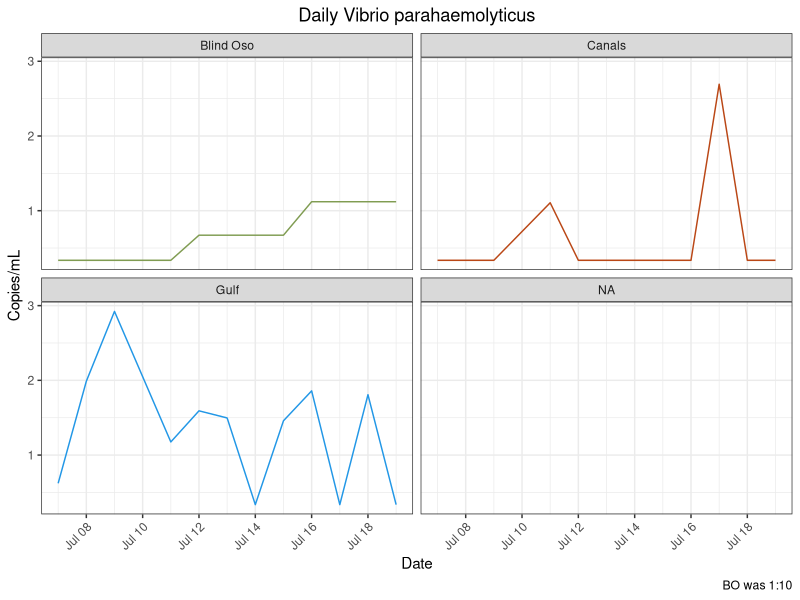
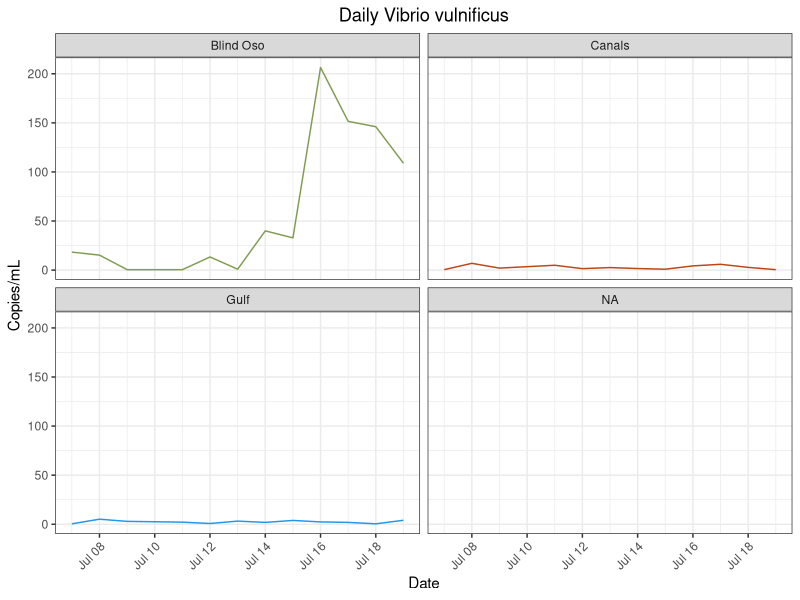
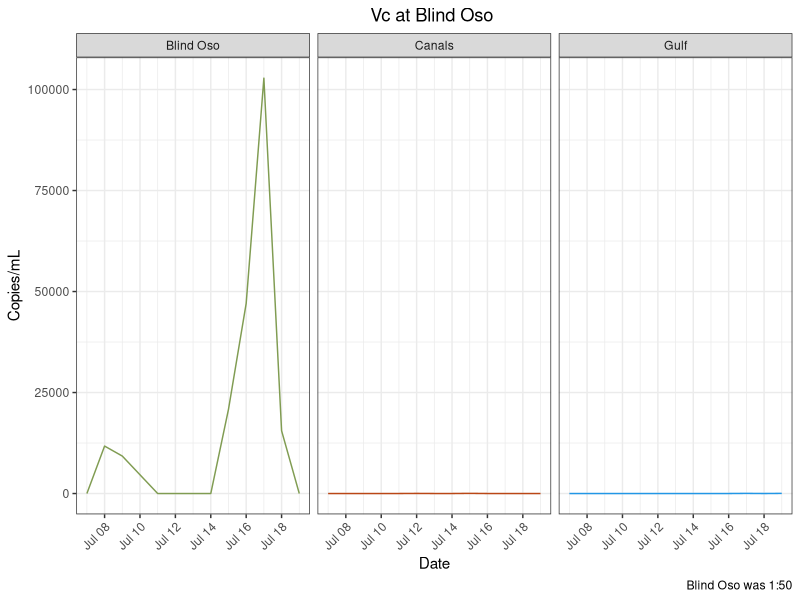
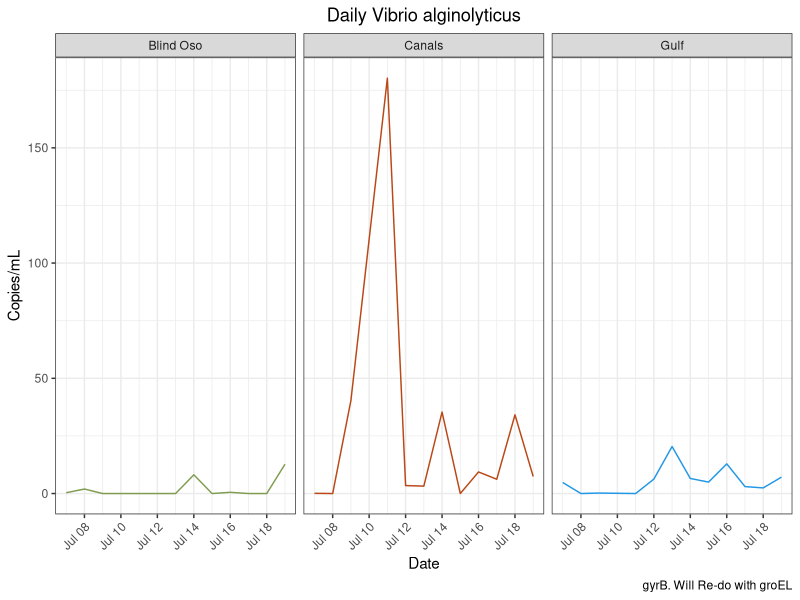
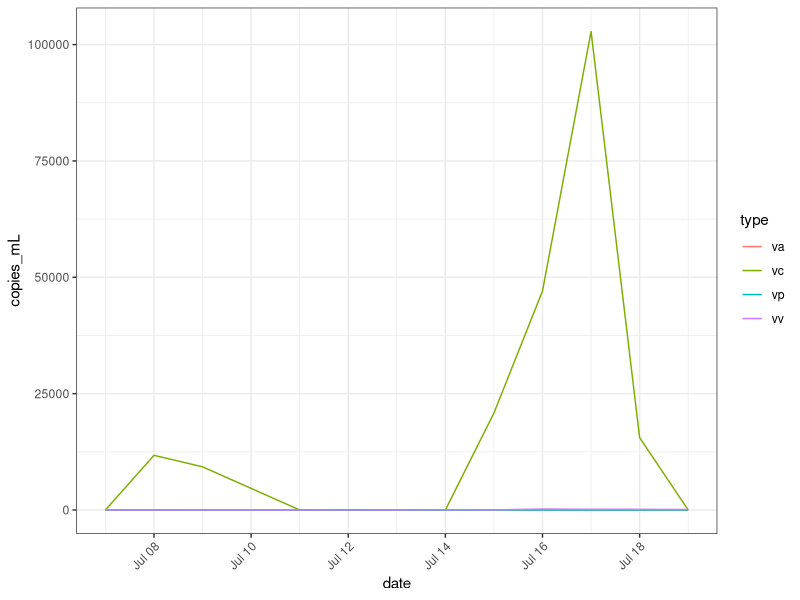
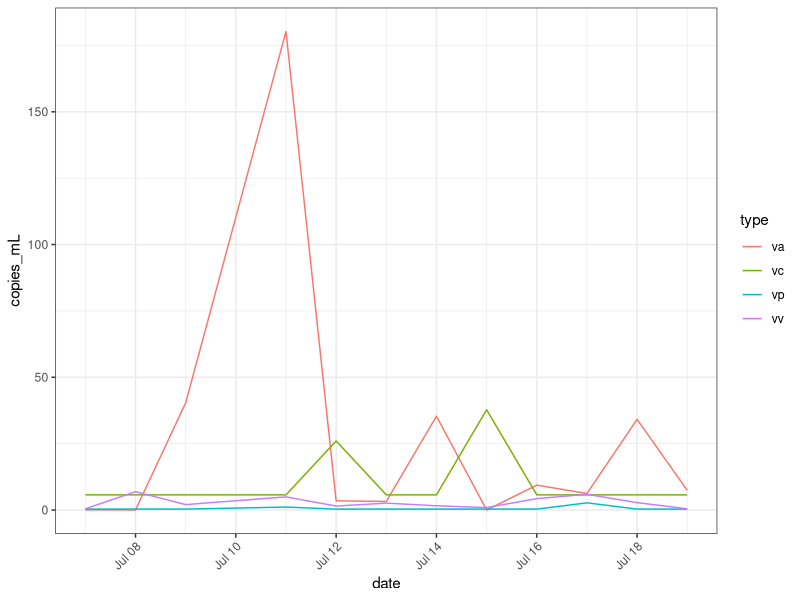
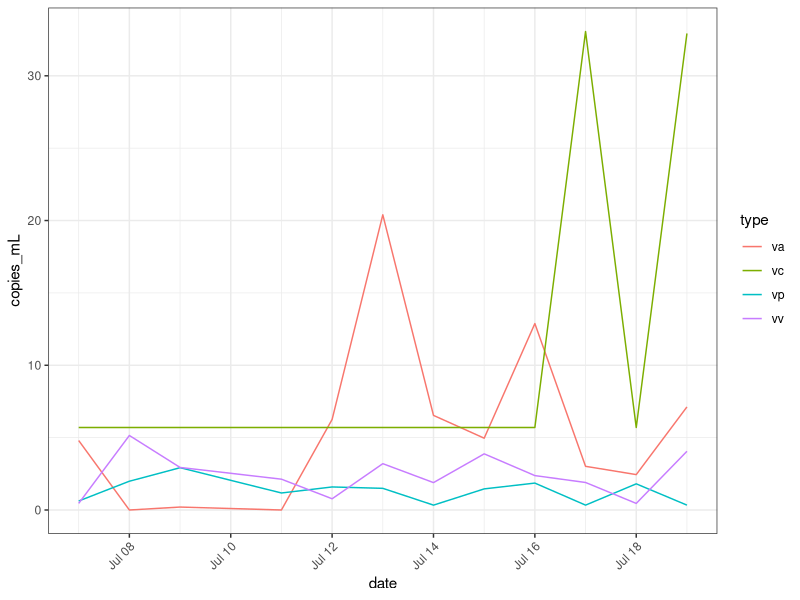
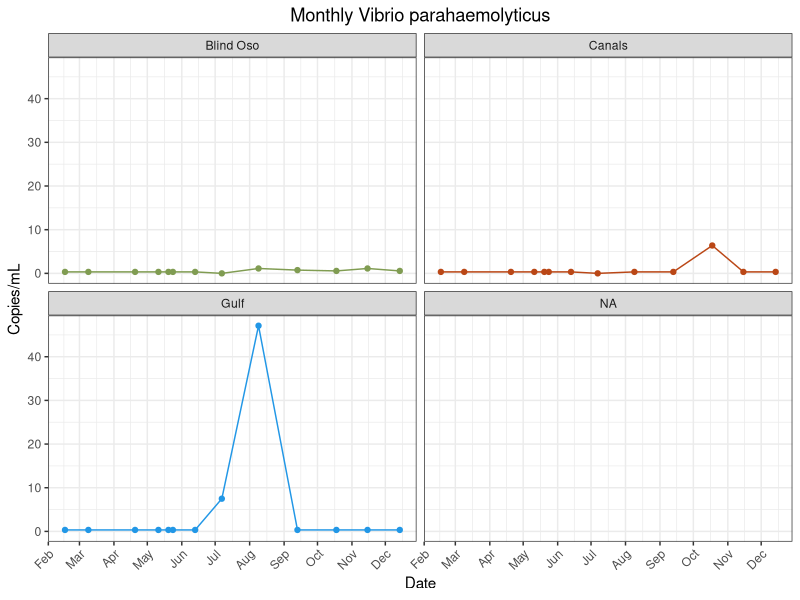

These charts were generated, in order, by the following R code:
## ---- chunk 1
library(here)
library(tidyverse)
library(lubridate)
library(ggpubr) #Stacking Plots
## ---- chunk 2
vp<- read_csv(here("data", "processed_data","vp_clean_copies.csv"))
vp_m<- read_csv(here("data", "processed_data","vp_mon_clean_copies.csv")) 

vv<- read_csv(here("data", "processed_data","vv_clean_copies_redo.csv")) #Trial two is best. Other trials exist too. 
vv_m<- read_csv(here("data", "processed_data","vv_clean_copies_mon.csv"))

vc<- read_csv(here("data", "processed_data", "vc_clean_copies_daily.csv")) #Daily
vc_m<- read_csv(here("data", "processed_data", "vc_clean_copies_mon.csv"))#Monthly
vc_bo<- read_csv(here("data", "processed_data","vc_clean_copies_dail_1_50.csv")) #Ran 1:50. with 5 reps (run with 2 reps + run with 3 reps)
vc_bo_50<- read_csv(here("data", "processed_data","vc_clean_copies_daily_1_50_2reps.csv"))#Just reps 4 and 5 to compare. This looks fine, but I removed the code so as to clean up this script.

va<- read_csv(here("data", "processed_data", "va_clean_copies_daily.csv"))
va_m<-  read_csv(here("data", "processed_data", "va_clean_copies_monthly.csv"))
## ---- chunk 3
vv<- vv %>%
  mutate(site = recode(site, "BO" = "Blind Oso")) %>%
  mutate(site = recode(site, "C2" = "Canals")) %>%
  mutate(site = recode(site, "RD" = "Gulf"))

vp<- vp %>%
  mutate(site = recode(site, "BO" = "Blind Oso")) %>%
  mutate(site = recode(site, "C2" = "Canals")) %>%
  mutate(site = recode(site, "RD" = "Gulf"))

vc<- vc %>%
  mutate(site = recode(site, "BO" = "Blind Oso")) %>%
  mutate(site = recode(site, "C2" = "Canals")) %>%
  mutate(site = recode(site, "RD" = "Gulf"))
vc_bo<- vc_bo %>%
  mutate(site = recode(site, "BO" = "Blind Oso")) %>%
  mutate(site = recode(site, "C2" = "Canals")) %>%
  mutate(site = recode(site, "RD" = "Gulf"))
vc_bo_50<- vc_bo_50 %>%
  mutate(site = recode(site, "BO" = "Blind Oso")) %>%
  mutate(site = recode(site, "C2" = "Canals")) %>%
  mutate(site = recode(site, "RD" = "Gulf"))

va<- va %>%
  mutate(site = recode(site, "BO" = "Blind Oso")) %>%
  mutate(site = recode(site, "C2" = "Canals")) %>%
  mutate(site = recode(site, "RD" = "Gulf"))
## ---- chunk 4
vc<- 
  vc %>%
  filter(!site %in% "Blind Oso")  #Gets rid of old BO 
  
vc_d<- rbind(vc, vc_bo) #Adds new BO to C2 and RD
## ---- chunk 5
#Vp Mon
vp_m<- vp_m %>%
  select(!...1) 
jul_bo = data.frame(date = as.Date("2022-07-07"), copies_mL=0, site = "BO")
jul_c2 = data.frame(date = as.Date("2022-07-07"), copies_mL=0, site = "C2")
jul_rd = data.frame(date = as.Date("2022-07-07"), copies_mL=7.49310194, site = "RD")
vp_m = rbind(jul_bo, jul_c2, jul_rd, vp_m) %>%
  mutate(site = recode(site, "BO" = "Blind Oso")) %>%
  mutate(site = recode(site, "C2" = "Canals")) %>%
  mutate(site = recode(site, "RD" = "Gulf"))
                     

#Vv Mon
vv_m<- vv_m %>%
  select(!...1) 
jul_bo = data.frame(date = as.Date("2022-07-07"), copies_mL=0, site = "BO")
jul_c2 = data.frame(date = as.Date("2022-07-07"), copies_mL=0, site = "C2")
jul_rd = data.frame(date = as.Date("2022-07-07"), copies_mL=7.49310194, site = "RD")
vv_m = rbind(jul_bo, jul_c2, jul_rd, vv_m)%>%
  mutate(site = recode(site, "BO" = "Blind Oso")) %>%
  mutate(site = recode(site, "C2" = "Canals")) %>%
  mutate(site = recode(site, "RD" = "Gulf"))

vc_m<- vc_m %>%
  select(!...1) 
  jul_bo = data.frame(date = as.Date("2022-07-07"), copies_mL=263.208407, site = "BO")
  jul_c2 = data.frame(date = as.Date("2022-07-07"), copies_mL=0, site = "C2")
  jul_rd = data.frame(date = as.Date("2022-07-07"), copies_mL=0, site = "RD")
  vc_m = rbind(jul_bo, jul_c2, jul_rd, vc_m)%>%
    mutate(site = recode(site, "BO" = "Blind Oso")) %>%
    mutate(site = recode(site, "C2" = "Canals")) %>%
    mutate(site = recode(site, "RD" = "Gulf"))
  
 va_m<- va_m %>%
  select(!...1) 
  jul_bo = data.frame(date = as.Date("2022-07-07"), copies_mL=0, site = "BO")
  jul_c2 = data.frame(date = as.Date("2022-07-07"), copies_mL=5.494766, site = "C2")
  jul_rd = data.frame(date = as.Date("2022-07-07"), copies_mL=0, site = "RD")
  va_m = rbind(jul_bo, jul_c2, jul_rd, va_m)%>%
    mutate(site = recode(site, "BO" = "Blind Oso")) %>%
    mutate(site = recode(site, "C2" = "Canals")) %>%
    mutate(site = recode(site, "RD" = "Gulf")) 
## ---- chunk 6
#png(file = here("results", "plots", "species_specific", "vp_daily.png"))
 vp %>%
  ggplot() + geom_line(
    aes(x = date,
        y = copies_mL,
        color = site))+ 
  facet_wrap(~site)  +
  labs(x = "Date",
       y = "Copies/mL",
       title = "Daily Vibrio parahaemolyticus",
       caption = "BO was 1:10")+
  theme_bw()+
  theme(
    plot.title = element_text(hjust = 0.5),
    axis.text.x = element_text(hjust = 1, angle = 45),
    legend.position = "none")+
  scale_color_manual(values = c("Blind Oso" = "#809C52",
                                "Canals" = "#ba4716",
                                "Gulf" = "4c848c"))
# dev.off()

## ---- chunk 7
#png(file = here("results", "plots", "species_specific", "vv_daily.png"))

vv %>%
  #filter(!site %in% "Blind Oso") %>%
  ggplot() + geom_line(
    aes(x = date,
        y = copies_mL,
        color = site))+ 
  facet_wrap(~site)  +
  labs(x = "Date",
       y = "Copies/mL",
       title = "Daily Vibrio vulnificus")+
  theme_bw()+
  theme(
    plot.title = element_text(hjust = 0.5),
    axis.text.x = element_text(hjust = 1, angle = 45),
    legend.position = "none")+ 
  scale_color_manual(values = c("Blind Oso" = "#809C52",
                                "Canals" = "#ba4716",
                                "Gulf" = "4c848c"))
#dev.off()

## ---- chunk 8
vc_d %>%
#filter(!site %in% "Blind Oso") %>%
  ggplot() + geom_line(
    aes(x = date,
        y = copies_mL,
        color = site))+ 
  facet_wrap(~site)  +
  labs(x = "Date",
       y = "Copies/mL",
       title = "Vc at Blind Oso ",
       caption = "Blind Oso was 1:50")+
  theme_bw()+
  theme(
    plot.title = element_text(hjust = 0.5),
    axis.text.x = element_text(hjust = 1, angle = 45),
    legend.position = "none")+ 
  scale_color_manual(values = c("Blind Oso" = "#809C52", #5 replicates
                                "Canals" = "#ba4716",#3
                                "Gulf" = "4c848c"))#3
## ---- chunk 9
#png(file = here("results", "plots", "species_specific", "va_daily.png"))

va %>%
 #filter(!site %in% "Blind Oso") %>%
  ggplot() + geom_line(
    aes(x = date,
        y = copies_mL,
        color = site))+ 
  facet_wrap(~site)  +
  labs(x = "Date",
       y = "Copies/mL",
       title = "Daily Vibrio alginolyticus",
       caption = "gyrB. Will Re-do with groEL")+
  theme_bw()+
  theme(
    plot.title = element_text(hjust = 0.5),
    axis.text.x = element_text(hjust = 1, angle = 45),
    legend.position = "none")+ 
  scale_color_manual(values = c("Blind Oso" = "#809C52",
                                "Canals" = "#ba4716",
                                "Gulf" = "4c848c"))
#dev.off()

## ---- chunk 10
#Make new columns with species 
type = "vc"
vc1<- cbind(vc_d, type)

type = "vv"
vv1<- cbind(vv, type)

type = "vp"
vp1<- cbind(vp, type)

type = "va"
va1<- cbind(va,type)

#Combine datasets
master<- rbind(vc1,vp1,vv1, va1)
# Save this
saveRDS(master, file = here("data", "processed_data","species_copies.rds"))
## ---- chunk 11
png(file = here("results", "plots", "species_specific", "bo_daily.png"))

 master %>%
  filter(site %in% "Blind Oso")%>%
  ggplot() + geom_line(
    aes(
      x = date,
      y = copies_mL,
      color = type))+ 
  theme_bw()+
  theme(
    axis.text.x = element_text(hjust = 1, angle = 45))

dev.off()

## ---- chunk 12
png(file = here("results", "plots", "species_specific", "c2_daily.png"))

master %>%
  filter(site %in% "Canals")%>%
  ggplot() + geom_line(
    aes(
      x = date,
      y = copies_mL,
      color = type))+ 
  theme_bw()+
  theme(
    axis.text.x = element_text(hjust = 1, angle = 45))

dev.off()

## ---- chunk 13
png(file = here("results", "plots", "species_specific", "rd_daily.png"))

master %>%
  filter(site %in% "Gulf")%>%
  ggplot() + geom_line(
    aes(
      x = date,
      y = copies_mL,
      color = type))+ 
  theme_bw()+
  theme(
    axis.text.x = element_text(hjust = 1, angle = 45))

dev.off()

## ---- chunk 14
png(file = here("results", "plots", "species_specific", "vp_mon.png"))

vp_m %>%
ggplot() + geom_line(
    aes(x = date,
        y = copies_mL,
        color = site))+ 
  geom_point(
     aes(x = date,
        y = copies_mL,
        color = site))+
  facet_wrap(~site)  +
  labs(x = "Date",
       y = "Copies/mL",
       title = "Monthly Vibrio parahaemolyticus")+
  theme_bw()+
  theme(
    plot.title = element_text(hjust = 0.5),
    axis.text.x = element_text(hjust = 1, angle = 45),
    legend.position = "none")+
  scale_color_manual(values = c("Blind Oso" = "#809C52",
                                "Canals" = "#ba4716",
                                "Gulf" = "4c848c"))+
  scale_x_date(date_breaks = "1 month", date_labels = "%b")

dev.off()

## ---- chunk 15
png(file = here("results", "plots", "species_specific", "vv_mon.png"))
 vv_m %>%
  filter(!site %in% c("E3", "NT")) %>%
 ggplot() + geom_line(
    aes(x = date,
        y = copies_mL,
        color = site))+ 
  geom_point(
     aes(x = date,
        y = copies_mL,
        color = site))+
  facet_wrap(~site)  +
  labs(x = "Date",
       y = "Copies/mL",
       title = "Monthly Vibrio vulnificus")+
  theme_bw()+
  theme(
    plot.title = element_text(hjust = 0.5),
    axis.text.x = element_text(hjust = 1, angle = 45),
    legend.position = "none")+
  scale_color_manual(values = c("Blind Oso" = "#809C52",
                                "Canals" = "#ba4716",
                                "Gulf" = "4c848c"))+
  scale_x_date(date_breaks = "1 month", date_labels = "%b")
dev.off()

## ---- chunk 16
png(file = here("results", "plots", "species_specific", "vc_mon.png"))
vc_m %>%
  #filter(!site %in% "Blind Oso") %>%
 ggplot() + geom_line(
    aes(x = date,
        y = copies_mL,
        color = site))+ 
  geom_point(
     aes(x = date,
        y = copies_mL,
        color = site))+
  facet_wrap(~site)  +
  labs(x = "Date",
       y = "Copies/mL",
       title = "Monthly Vibrio cholerae")+
  theme_bw()+
  theme(
    plot.title = element_text(hjust = 0.5),
    axis.text.x = element_text(hjust = 1, angle = 45),
    legend.position = "none")+
  scale_color_manual(values = c("Blind Oso" = "#809C52",
                                "Canals" = "#ba4716",
                                "Gulf" = "4c848c"))+
  scale_x_date(date_breaks = "1 month", date_labels = "%b")
dev.off()

## ---- chunk 17
png(file = here("results", "plots", "species_specific", "va_mon.png"))
va_m %>%
  #filter(!site %in% "Blind Oso") %>%
 ggplot() + geom_line(
    aes(x = date,
        y = copies_mL,
        color = site))+ 
  geom_point(
     aes(x = date,
        y = copies_mL,
        color = site))+
  facet_wrap(~site)  +
  labs(x = "Date",
       y = "Copies/mL",
       title = "Monthly Vibrio alginolyticus")+
  theme_bw()+
  theme(
    plot.title = element_text(hjust = 0.5),
    axis.text.x = element_text(hjust = 1, angle = 45),
    legend.position = "none")+
  scale_color_manual(values = c("Blind Oso" = "#809C52",
                                "Canals" = "#ba4716",
                                "Gulf" = "4c848c"))+
  scale_x_date(date_breaks = "1 month", date_labels = "%b")
dev.off()
